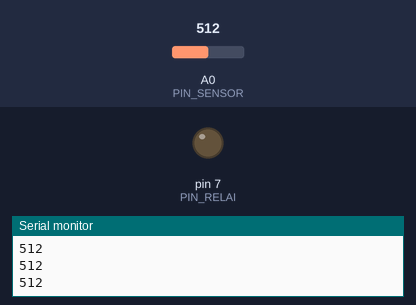
The sketch below on a simulated Arduino Uno, built with avr-gcc and run on an emulated ATmega328P. Parts: output pins drawn as LEDs (lit = HIGH), the last lines printed to the serial monitor. Inputs (shaded band) come from the test bench; at power-on: A0 (PIN_SENSOR) = 512.

Above: at 1.2 s.
1.3 s: A0 (PIN_SENSOR) set to 587
2.8 s: A0 (PIN_SENSOR) set to 611
At 4.1 s:
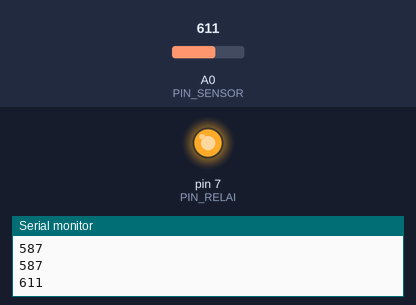
Timing chart, 0 to 5.8 s (numbered marks = the images above; inputs shaded):
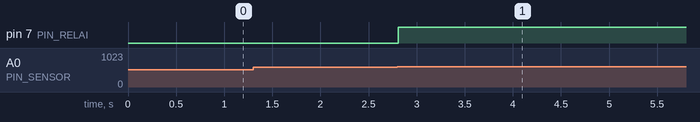

Measured:
- the behaviour switches between 599 and 600 on A0 (PIN_SENSOR) (found by bisection; images 0 and 1)
- after the input at 2.8 s, pin 7 (PIN_RELAI): LOW → HIGH at once

The sketch:

keranAir.ino
```cpp
// Contoh pengontrolan keran air
//   menggunakan sensor kelembapan tanah

const byte PIN_RELAI = 7;
const byte PIN_SENSOR = A0;
const int AMBANG_KELEMBAPAN = 600;

void setup()
{
  Serial.begin(9600);
  pinMode(PIN_RELAI, OUTPUT);
  digitalWrite(PIN_RELAI, LOW);
}

void loop()
{
  int nilaiSensor = analogRead(PIN_SENSOR);
  Serial.println(nilaiSensor);
  if (nilaiSensor >= AMBANG_KELEMBAPAN)
  {
    digitalWrite(PIN_RELAI, HIGH);
    delay(8000);
    digitalWrite(PIN_RELAI, LOW);
  }
}
```
